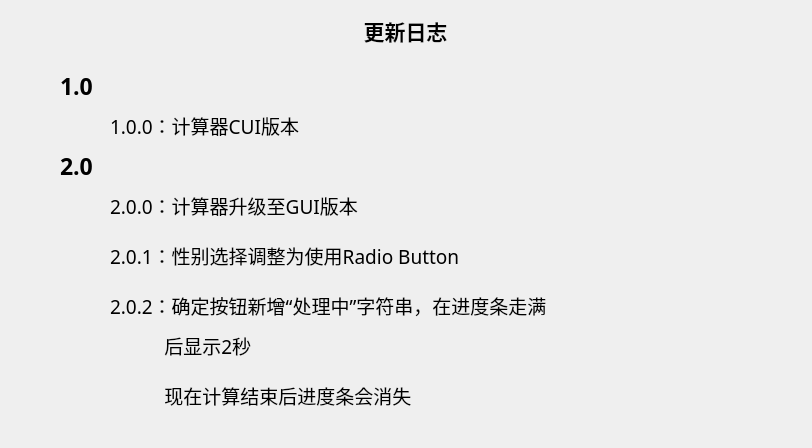
<?xml version="1.0" encoding="UTF-8"?>
<ui version="4.0">
 <class>UpdatesWindow</class>
 <widget class="QWidget" name="UpdatesWindow">
  <property name="geometry">
   <rect>
    <x>0</x>
    <y>0</y>
    <width>812</width>
    <height>448</height>
   </rect>
  </property>
  <property name="sizePolicy">
   <sizepolicy hsizetype="Fixed" vsizetype="Fixed">
    <horstretch>0</horstretch>
    <verstretch>0</verstretch>
   </sizepolicy>
  </property>
  <property name="windowTitle">
   <string>更新</string>
  </property>
  <property name="windowIcon">
   <iconset>
    <normaloff>C:/Users/SeedHonor/Downloads/business-color_calculator_icon-icons.com_53466.ico</normaloff>C:/Users/SeedHonor/Downloads/business-color_calculator_icon-icons.com_53466.ico</iconset>
  </property>
  <widget class="QLabel" name="label">
   <property name="geometry">
    <rect>
     <x>60</x>
     <y>60</y>
     <width>101</width>
     <height>51</height>
    </rect>
   </property>
   <property name="font">
    <font>
     <family>等线</family>
     <pointsize>17</pointsize>
     <weight>75</weight>
     <bold>true</bold>
    </font>
   </property>
   <property name="text">
    <string>1.0</string>
   </property>
  </widget>
  <widget class="QLabel" name="label_2">
   <property name="geometry">
    <rect>
     <x>110</x>
     <y>100</y>
     <width>521</width>
     <height>51</height>
    </rect>
   </property>
   <property name="font">
    <font>
     <family>等线</family>
     <pointsize>14</pointsize>
    </font>
   </property>
   <property name="text">
    <string>1.0.0：计算器CUI版本</string>
   </property>
  </widget>
  <widget class="QLabel" name="label_3">
   <property name="geometry">
    <rect>
     <x>60</x>
     <y>140</y>
     <width>101</width>
     <height>51</height>
    </rect>
   </property>
   <property name="font">
    <font>
     <family>等线</family>
     <pointsize>17</pointsize>
     <weight>75</weight>
     <bold>true</bold>
    </font>
   </property>
   <property name="text">
    <string>2.0</string>
   </property>
  </widget>
  <widget class="QLabel" name="label_4">
   <property name="geometry">
    <rect>
     <x>110</x>
     <y>180</y>
     <width>521</width>
     <height>51</height>
    </rect>
   </property>
   <property name="font">
    <font>
     <family>等线</family>
     <pointsize>14</pointsize>
    </font>
   </property>
   <property name="text">
    <string>2.0.0：计算器升级至GUI版本</string>
   </property>
  </widget>
  <widget class="QLabel" name="label_5">
   <property name="geometry">
    <rect>
     <x>110</x>
     <y>230</y>
     <width>521</width>
     <height>51</height>
    </rect>
   </property>
   <property name="font">
    <font>
     <family>等线</family>
     <pointsize>14</pointsize>
    </font>
   </property>
   <property name="text">
    <string>2.0.1：性别选择调整为使用Radio Button</string>
   </property>
  </widget>
  <widget class="QLabel" name="label_6">
   <property name="geometry">
    <rect>
     <x>110</x>
     <y>280</y>
     <width>651</width>
     <height>51</height>
    </rect>
   </property>
   <property name="font">
    <font>
     <family>等线</family>
     <pointsize>14</pointsize>
    </font>
   </property>
   <property name="text">
    <string>2.0.2：确定按钮新增“处理中”字符串，在进度条走满</string>
   </property>
  </widget>
  <widget class="QLabel" name="label_7">
   <property name="geometry">
    <rect>
     <x>110</x>
     <y>320</y>
     <width>521</width>
     <height>51</height>
    </rect>
   </property>
   <property name="font">
    <font>
     <family>等线</family>
     <pointsize>14</pointsize>
    </font>
   </property>
   <property name="text">
    <string>           后显示2秒</string>
   </property>
  </widget>
  <widget class="QLabel" name="label_8">
   <property name="geometry">
    <rect>
     <x>110</x>
     <y>370</y>
     <width>521</width>
     <height>51</height>
    </rect>
   </property>
   <property name="font">
    <font>
     <family>等线</family>
     <pointsize>14</pointsize>
    </font>
   </property>
   <property name="text">
    <string>           现在计算结束后进度条会消失</string>
   </property>
  </widget>
  <widget class="QLabel" name="label_9">
   <property name="geometry">
    <rect>
     <x>10</x>
     <y>10</y>
     <width>791</width>
     <height>41</height>
    </rect>
   </property>
   <property name="font">
    <font>
     <pointsize>16</pointsize>
     <weight>75</weight>
     <bold>true</bold>
    </font>
   </property>
   <property name="text">
    <string>更新日志</string>
   </property>
   <property name="alignment">
    <set>Qt::AlignCenter</set>
   </property>
  </widget>
 </widget>
 <resources/>
 <connections/>
</ui>
